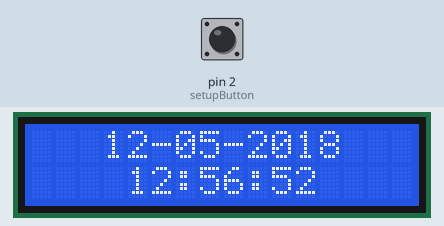
Recording of a sketch running on a simulated Arduino Uno, built with avr-gcc and run on an emulated ATmega328P. Parts: 16×2 character LCD. The inputs (shaded band) are chosen by the test bench; at power-on: pin 2 (setupButton) LOW.

Above: at 1.2 s.
1.3 s: pin 2 (setupButton) pulled HIGH for 1.25 s
At 2.9 s:
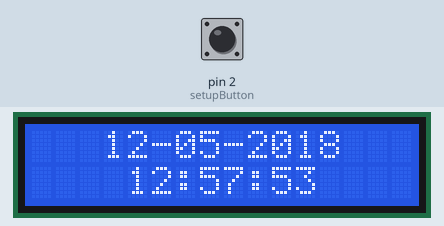
4.6 s: pin 2 (setupButton) pulled HIGH for 1.25 s
At 5.7 s:
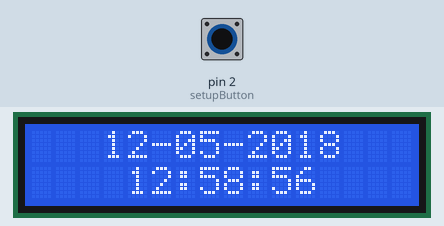
7.7 s: pin 2 (setupButton) pulled HIGH for 3.2 s
At 9.1 s:
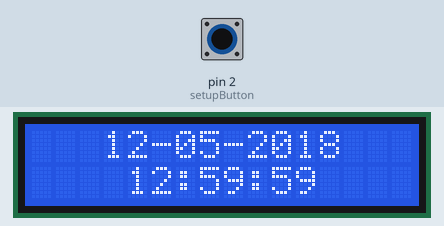
Timing chart, 0 to 10.7 s (numbered marks = the images above; inputs shaded):
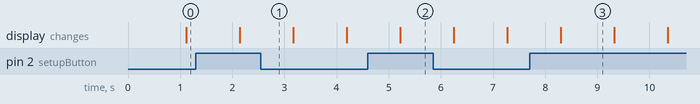

Measured:
- what the display in image 3 shows lasts 1.0 s, from 8.3 s to 9.3 s

The sketch:

zegar.ino
```cpp
#include <Wire.h>   // standardowa biblioteka Arduino
#include <LiquidCrystal_I2C.h> // dolaczenie pobranej biblioteki I2C dla LCD

LiquidCrystal_I2C lcd(0x27, 2, 1, 0, 4, 5, 6, 7, 3, POSITIVE);  // Ustawienie adresu ukladu na 0x27

int setupButton = 2;

void setup() {
  lcd.begin(16, 2);  // Inicjalizacja LCD 2x16

  lcd.backlight(); // zalaczenie podwietlenia

  pinMode(setupButton, INPUT);
}

int h = 12;
int m = 56;
int s = 50;
int day = 12;
int month = 5;
int year = 2018;

void loop() {
  if (digitalRead(setupButton) == HIGH) {
    m++;
  }
  data();
  time();
  delay(999);
}

void time() {
  s++;

  if (s == 60) {
    m++;
    s = 0;////
  }
  if (m == 60) {
    h++;
    m = 0;
  }
  if (h == 24) {
    h = 0;
    day++;
  }

  lcd.setCursor(4, 1);
  if (h < 10) lcd.print("0");
  lcd.print(h);
  lcd.print(":");
  if (m < 10) lcd.print("0");
  lcd.print(m);
  lcd.print(":");
  if (s < 10) lcd.print("0");
  lcd.print(s);
  lcd.print("    ");
}

void data() {
  lcd.setCursor(3, 0);
  lcd.print(day);
  pmonth(month);
  lcd.setCursor(9, 0);
  lcd.print(year);
  lcd.print("   ");
}

void pmonth(int m) {
  lcd.setCursor(5, 0);
  if (m == 1) lcd.print("-01-");
  if (m == 2) lcd.print("-02-");
  if (m == 3) lcd.print("-03-");
  if (m == 4) lcd.print("-04-");
  if (m == 5) lcd.print("-05-");
  if (m == 6) lcd.print("-06-");
  if (m == 7) lcd.print("-07-");
  if (m == 8) lcd.print("-08-");
  if (m == 9) lcd.print("-09-");
  if (m == 10) lcd.print("-10-");
  if (m == 11) lcd.print("-11-");
  if (m == 12) lcd.print("-12-");
}
```
